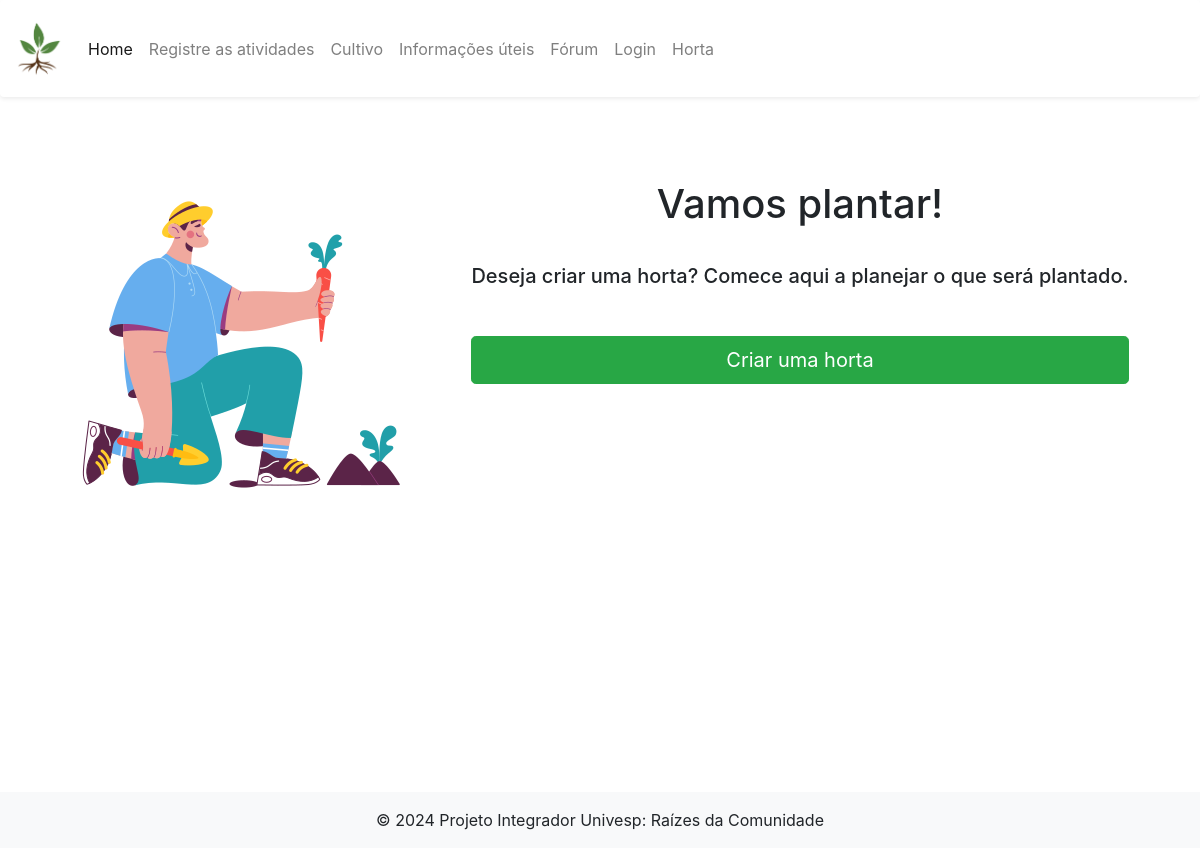
The app's page /authuser/horta/ (signed in), older data.
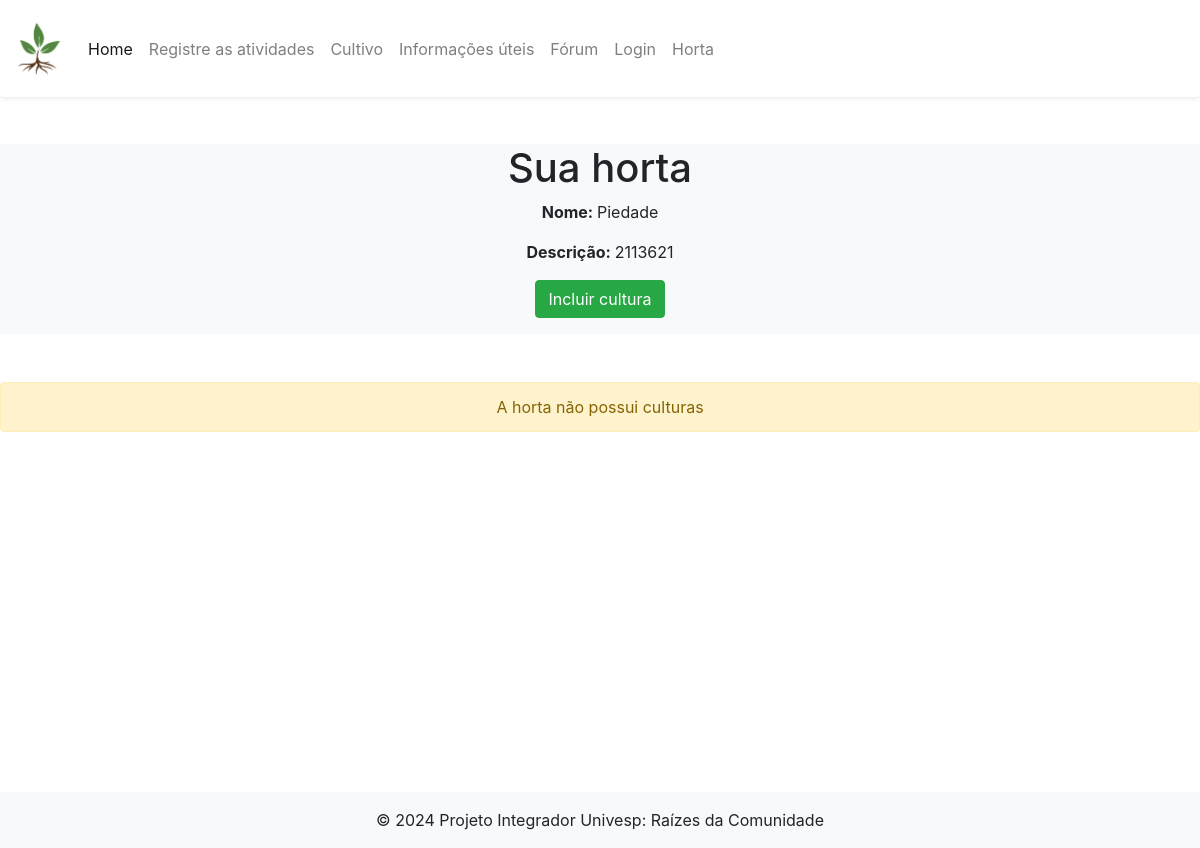
The same page, newer data.
### app_horta/models.py (models this page shows, shortened)
class Horta(models.Model):
    usuario = models.ForeignKey(User, on_delete=models.CASCADE)
    nome = models.CharField(null= False, max_length=50)
    descricao = models.CharField(max_length=150)

### app_horta/views.py (the view)
# urls.py: path('horta/', minha_horta, name='minha_horta'),
@login_required(login_url="/login/login/")
def minha_horta(request):
    lista_culturas = {}
    try:
        horta_do_usuario = Horta.objects.get(usuario=request.user)
        horta_id = horta_do_usuario.id
        lista_culturas = Cultura.objects.filter(horta_id=horta_id)
        return render(request, 'horta/horta.html', {'horta': horta_do_usuario, 'culturas': lista_culturas})
    except Horta.DoesNotExist:
        return render(request, 'horta/horta.html')

### templates/horta/horta.html (shortened to what this page needs)
{% extends 'base.html' %}
{% block conteudo %}
    <section>
        {% if horta %}
        <div class="d-flex justify-content-center flex-column align-items-center mb-5 mt-5 bg-light">
            <h1>Sua horta</h1>
            <p><span class="font-weight-bold">Nome: </span>{{ horta.nome }}</p>
            <p><span class="font-weight-bold">Descrição: </span>{{ horta.descricao }}</p>
            <button type="button" class="btn btn-success mb-3" data-toggle="modal" data-target="#modalExemplo">
                Incluir cultura
            </button>
        </div>
        {% if culturas  %}
        <div class="row d-flex flex-wrap justify-content-center align-items-center">
            {% for cultura in culturas %}
            <div class="col-sm-2 d-flex justify-content-center align-items-center">
              <div class="card mt-3"  style="width: 15rem;">
                <div class="card-body">
                    <h5 class="card-title">{{cultura.name}}</h5>
                    <h6 class="card-subtitle mb-2 text-muted">{{cultura.type}}</h6>
                    <p class="card-text">{{cultura.desc}}</p>
                    <form action="{% url 'excluir_cultura' cultura.id %}" method="post">
                        {% csrf_token %}
                        <button type="submit" class="btn btn-secundary">Excluir</button>
                    </form>
                </div>
              </div>
            </div>
            {% endfor %}
        </div>
        {% else %}
        <div class="alert alert-warning mt-5 text-center" role="alert">
            A horta não possui culturas
        </div>
        {% endif %}
    </section>
    <section>
    {% else %}
        <div class="d-flex justify-content-center align-items-center h-100 mt-5">
            <div class="d-flex flex-wrap">
                <div class="d-flex flex-fill p-2 justify-content-center">
                    <img src="/media/sammy-man-gardener-digging-up-a-carrot.png" class="img-fluid pt-3" alt="Imagem responsiva">
                </div>
                <div class="card border-0 text-center pl-3 pt-3">
                    <div class="card-body">
                    <h1 class="card-title">Vamos plantar!</h1>
                    <h5 class="card-text pt-4">Deseja criar uma horta? Comece aqui a planejar o que será plantado.</h5>
                    <a href="{% url 'criar_horta' %}" class="btn btn-lg btn-block mt-5 mb-5 btn-success">Criar uma horta</a>
                    </div>
                </div>
            </div>
        </div>
    {% endif %}
    </section>
{% endblock %}

Row changes from the older to the newer data that the page shows:
added Horta: nome "Piedade", descricao "2113621"
Text that changed along with them:
text no longer shown: "Vamos plantar! Deseja criar uma horta? Comece aqui a planejar o que será plantado. Criar uma horta"
text now shown: "Sua horta Nome: Descrição: Incluir cultura A horta não possui culturas"
